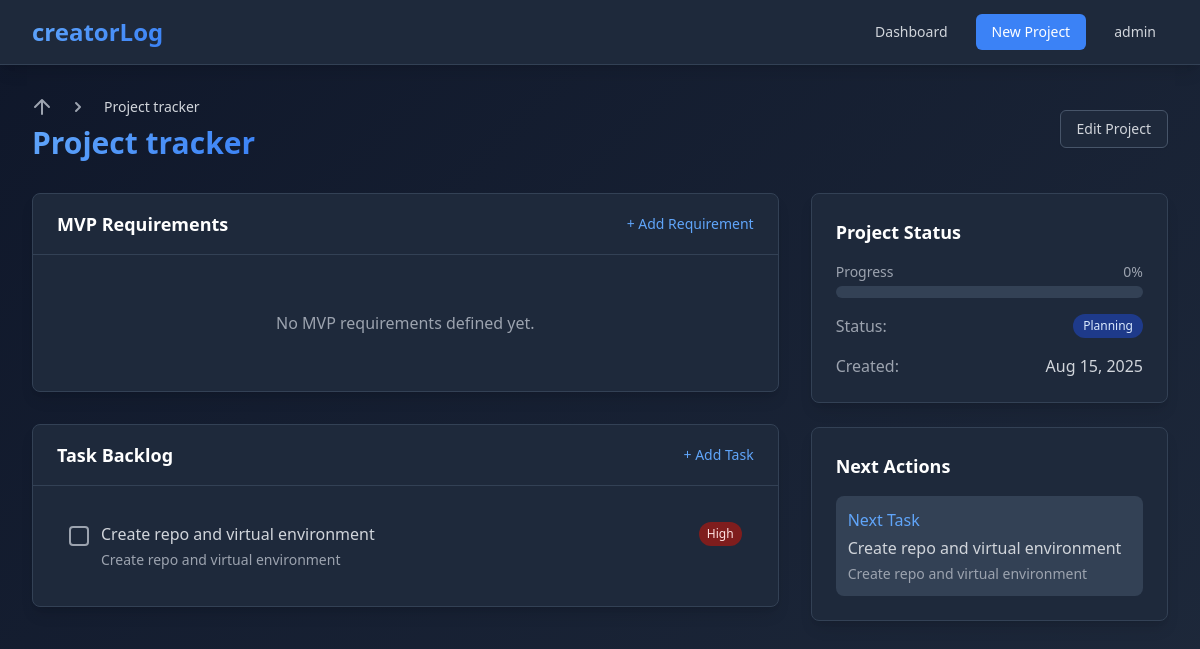
Screenshot of /projects/1/ (signed in) with the database file from the repository.
### projects/models.py (models this page shows, shortened)
class Project(models.Model):
    STATUS_CHOICES = [
        ('planning', 'Planning'),
        ('in_progress', 'In Progress'),
        ('completed', 'Completed'),
        ('on_hold', 'On Hold'),
    ]
    name = models.CharField(max_length=200)
    description = models.TextField(blank=True)
    status = models.CharField(max_length=20, choices=STATUS_CHOICES, default='planning')
    progress = models.IntegerField(default=0, help_text="Progress percentage (0-100)")
    due_date = models.DateTimeField(null=True, blank=True)
    owner = models.ForeignKey(User, on_delete=models.CASCADE)
    created_date = models.DateTimeField(default=timezone.now)
    updated_date = models.DateTimeField(auto_now=True)
    class Meta:
        ordering = ['-updated_date']
    def get_progress_percentage(self):
        total_tasks = self.task_set.count()
        if total_tasks == 0:
            return 0
        completed_tasks = self.task_set.filter(completed=True).count()
        return int((completed_tasks / total_tasks) * 100)
    def get_next_task(self):
        return self.task_set.filter(completed=False).first()
    def get_last_completed_task(self):
        return self.task_set.filter(completed=True).order_by('-completed_date').first()

class Task(models.Model):
    PRIORITY_CHOICES = [
        ('low', 'Low'),
        ('medium', 'Medium'),
        ('high', 'High'),
    ]
    title = models.CharField(max_length=200)
    description = models.TextField(blank=True)
    priority = models.CharField(max_length=10, choices=PRIORITY_CHOICES, default='medium')
    completed = models.BooleanField(default=False)
    project = models.ForeignKey(Project, on_delete=models.CASCADE)
    created_date = models.DateTimeField(default=timezone.now)
    completed_date = models.DateTimeField(null=True, blank=True)
    order = models.PositiveIntegerField(default=0)
    class Meta:
        ordering = ['order', 'created_date']

### projects/views.py (the view)
# urls.py: path('<int:project_id>/', views.project_detail, name='project_detail'),
@login_required
def project_detail(request, project_id):
    project = get_object_or_404(Project, id=project_id, owner=request.user)
    tasks = project.task_set.all()
    mvp_requirements = project.mvprequirement_set.all()
    context = {
        'project': project,
        'tasks': tasks,
        'mvp_requirements': mvp_requirements,
    }
    return render(request, 'projects/project_detail.html', context)

### templates/projects/project_detail.html (shortened to what this page needs)
{% extends 'base.html' %}
{% block content %}
<div class="max-w-7xl mx-auto px-4 sm:px-6 lg:px-8 py-8">
    <div class="mb-8">
        <div class="flex items-center justify-between">
            <div>
                <nav class="flex" aria-label="Breadcrumb">
                    <ol class="flex items-center space-x-4">
                        <li>
                            <a href="{% url 'projects:dashboard' %}" class="text-gray-400 hover:text-gray-300 transition duration-200">
                                <svg class="flex-shrink-0 h-5 w-5" fill="currentColor" viewBox="0 0 20 20">
                                    <path d="M10.707 2.293a1 1 0 00-1.414 0l-7 7a1 1 0 001.414 1.414L9 5.414V17a1 1 0 102 0V5.414l5.293 5.293a1 1 0 001.414-1.414l-7-7z"></path>
                                </svg>
                            </a>
                        </li>
                        <li>
                            <div class="flex items-center">
                                <svg class="flex-shrink-0 h-5 w-5 text-gray-400" fill="currentColor" viewBox="0 0 20 20">
                                    <path fill-rule="evenodd" d="M7.293 14.707a1 1 0 010-1.414L10.586 10 7.293 6.707a1 1 0 011.414-1.414l4 4a1 1 0 010 1.414l-4 4a1 1 0 01-1.414 0z" clip-rule="evenodd"></path>
                                </svg>
                                <span class="ml-4 text-sm font-medium text-gray-300">{{ project.name }}</span>
                            </div>
                        </li>
                    </ol>
                </nav>
                <h1 class="mt-2 text-3xl font-bold gradient-text">{{ project.name }}</h1>
            </div>
            <div class="flex space-x-3">
                <a href="{% url 'projects:edit_project' project.id %}" class="inline-flex items-center px-4 py-2 border border-dark-blue-600 rounded-md shadow-sm text-sm font-medium text-gray-300 bg-dark-blue-800 hover:bg-dark-blue-700 transition duration-200">
                    Edit Project
                </a>
            </div>
        </div>
    </div>
    <div class="grid grid-cols-1 lg:grid-cols-3 gap-8 mb-8">
        <div class="lg:col-span-2 space-y-8">
            <div class="bg-dark-blue-800 rounded-lg shadow-lg border border-dark-blue-700">
                <div class="px-6 py-4 border-b border-dark-blue-700">
                    <div class="flex items-center justify-between">
                        <h2 class="text-lg font-semibold text-white">MVP Requirements</h2>
                        <a href="{% url 'projects:create_mvp_requirement' project.id %}" class="text-accent-blue-400 hover:text-accent-blue-300 text-sm transition duration-200">
                            + Add Requirement
                        </a>
                    </div>
                </div>
                <div class="p-6">
                    {% if mvp_requirements %}
                        <div class="space-y-3">
                            {% for mvp in mvp_requirements %}
                                <div class="flex items-start space-x-3 p-3 rounded-lg hover:bg-dark-blue-700 transition duration-200">
                                    <button class="mvp-toggle flex-shrink-0 mt-1"
                                            hx-post="{% url 'projects:toggle_mvp_requirement' mvp.id %}"
                                            hx-trigger="click"
                                            hx-swap="none">
                                        <div class="w-5 h-5 rounded border-2 {% if mvp.completed %}bg-green-500 border-green-500{% else %}border-gray-400{% endif %} flex items-center justify-center transition duration-200">
                                            {% if mvp.completed %}
                                                <svg class="w-3 h-3 text-white" fill="currentColor" viewBox="0 0 20 20">
                                                    <path fill-rule="evenodd" d="M16.707 5.293a1 1 0 010 1.414l-8 8a1 1 0 01-1.414 0l-4-4a1 1 0 011.414-1.414L8 12.586l7.293-7.293a1 1 0 011.414 0z" clip-rule="evenodd"></path>
                                                </svg>
                                            {% endif %}
                                        </div>
                                    </button>
                                    <div class="flex-1">
                                        <p class="text-gray-300 {% if mvp.completed %}line-through text-gray-500{% endif %}">
                                            {{ mvp.description }}
                                        </p>
                                        {% if mvp.completed and mvp.completed_date %}
                                            <p class="text-xs text-green-400 mt-1">Completed {{ mvp.completed_date|date:"M j, Y" }}</p>
                                        {% endif %}
                                    </div>
                                </div>
                            {% endfor %}
                        </div>
                    {% else %}
                        <p class="text-gray-400 text-center py-8">No MVP requirements defined yet.</p>
                    {% endif %}
                </div>
            </div>
            <div class="bg-dark-blue-800 rounded-lg shadow-lg border border-dark-blue-700">
                <div class="px-6 py-4 border-b border-dark-blue-700">
                    <div class="flex items-center justify-between">
                        <h2 class="text-lg font-semibold text-white">Task Backlog</h2>
                        <a href="{% url 'projects:create_task' project.id %}" class="text-accent-blue-400 hover:text-accent-blue-300 text-sm transition duration-200">
                            + Add Task
                        </a>
                    </div>
                </div>
                <div class="p-6">
                    {% if tasks %}
                        <div class="space-y-3">
                            {% for task in tasks %}
                                <div class="flex items-start space-x-3 p-3 rounded-lg hover:bg-dark-blue-700 transition duration-200">
                                    <button class="task-toggle flex-shrink-0 mt-1"
                                            hx-post="{% url 'projects:toggle_task' task.id %}"
                                            hx-trigger="click"
                                            hx-swap="none">
                                        <div class="w-5 h-5 rounded border-2 {% if task.completed %}bg-green-500 border-green-500{% else %}border-gray-400{% endif %} flex items-center justify-center transition duration-200">
                                        </div>
                                    </button>
                                    <div class="flex-1">
                                        <div class="flex items-center justify-between">
                                            <h3 class="font-medium text-gray-300 {% if task.completed %}line-through text-gray-500{% endif %}">
                                                {{ task.title }}
                                            </h3>
                                            <span class="inline-flex items-center px-2 py-1 rounded-full text-xs font-medium
                                                {% if task.priority == 'high' %}bg-red-900 text-red-100
                                                {% elif task.priority == 'medium' %}bg-yellow-900 text-yellow-100
                                                {% else %}bg-green-900 text-green-100{% endif %}">
                                                {{ task.get_priority_display }}
                                            </span>
                                        </div>
                                        {% if task.description %}
                                            <p class="text-sm text-gray-400 mt-1 {% if task.completed %}line-through{% endif %}">
                                                {{ task.description }}
                                            </p>
                                        {% endif %}
                                    </div>
                                </div>
                            {% endfor %}
                        </div>
                    {% else %}
                        <p class="text-gray-400 text-center py-8">No tasks added yet.</p>
                    {% endif %}
                </div>
            </div>
        </div>
        <div class="space-y-6">
            <div class="bg-dark-blue-800 rounded-lg shadow-lg border border-dark-blue-700 p-6">
                <h3 class="text-lg font-semibold text-white mb-4">Project Status</h3>
                <div class="space-y-4">
                    <div>
                        <div class="flex justify-between text-sm text-gray-400 mb-1">
                            <span>Progress</span>
                            <span>{{ project.get_progress_percentage }}%</span>
                        </div>
                        <div class="w-full bg-dark-blue-700 rounded-full h-3">
                        </div>
                    </div>
                    <div class="flex justify-between">
                        <span class="text-gray-400">Status:</span>
                        <span class="inline-flex items-center px-2.5 py-0.5 rounded-full text-xs font-medium
                            {% if project.status == 'completed' %}bg-green-900 text-green-100
                            {% elif project.status == 'in_progress' %}bg-yellow-900 text-yellow-100
                            {% elif project.status == 'planning' %}bg-blue-900 text-blue-100
                            {% else %}bg-gray-900 text-gray-100{% endif %}">
                            {{ project.get_status_display }}
                        </span>
                    </div>
                    <div class="flex justify-between">
                        <span class="text-gray-400">Created:</span>
                        <span class="text-gray-300">{{ project.created_date|date:"M j, Y" }}</span>
                    </div>
                </div>
            </div>
            <div class="bg-dark-blue-800 rounded-lg shadow-lg border border-dark-blue-700 p-6">
                <h3 class="text-lg font-semibold text-white mb-4">Next Actions</h3>
                {% with next_task=project.get_next_task %}
                    {% if next_task %}
                        <div class="p-3 bg-dark-blue-700 rounded-lg">
                            <h4 class="font-medium text-accent-blue-400">Next Task</h4>
                            <p class="text-gray-300 mt-1">{{ next_task.title }}</p>
                            {% if next_task.description %}
                                <p class="text-sm text-gray-400 mt-1">{{ next_task.description|truncatewords:10 }}</p>
                            {% endif %}
                        </div>
                    {% else %}
                        <p class="text-gray-400">All tasks completed! 🎉</p>
                    {% endif %}
                {% endwith %}
            </div>
        </div>
    </div>
</div>
{% endblock %}

### templates/base.html (shortened to what this page needs)
<!DOCTYPE html>
<html lang="en" class="h-full">
<head>
    <script src="https://cdn.tailwindcss.com"></script>
</head>
<body class="h-full text-gray-100">
    <div class="min-h-full">
        <nav class="bg-dark-blue-800 shadow-lg border-b border-dark-blue-700">
            <div class="max-w-7xl mx-auto px-4 sm:px-6 lg:px-8">
                <div class="flex justify-between h-16">
                    <div class="flex items-center">
                        <a href="{% url 'projects:dashboard' %}" class="flex items-center">
                            <span class="text-2xl font-bold gradient-text">creatorLog</span>
                        </a>
                    </div>
                    <div class="flex items-center space-x-4">
                        {% if user.is_authenticated %}
                            <a href="{% url 'projects:dashboard' %}" class="text-gray-300 hover:text-white px-3 py-2 rounded-md text-sm font-medium transition duration-200">
                                Dashboard
                            </a>
                            <a href="{% url 'projects:create_project' %}" class="bg-accent-blue-500 hover:bg-accent-blue-400 text-white px-4 py-2 rounded-md text-sm font-medium transition duration-200">
                                New Project
                            </a>
                            <div class="relative group">
                                <button class="text-gray-300 hover:text-white px-3 py-2 rounded-md text-sm font-medium transition duration-200">
                                    {{ user.username }}
                                </button>
                            </div>
                        {% endif %}
                    </div>
                </div>
            </div>
        </nav>
        <main>
            {% block content %}{% endblock %}
        </main>
    </div>
</body>
</html>

### templates/base.html (style rules this page uses)
body { background: linear-gradient(135deg, #0f172a 0%, #1e293b 100%); }
.gradient-text { background: linear-gradient(135deg, #60a5fa, #3b82f6); -webkit-background-clip: text; -webkit-text-fill-color: transparent; background-clip: text; }

### rows the page displays
Project: name "Project tracker", get_progress_percentage "0", status "Planning", created_date "Aug 15, 2025"
Task: completed False (drawn), title "Create repo and virtual environment", priority "High", description "Create repo and virtual environment"

### other values shown
{{ user.username }} "admin"
